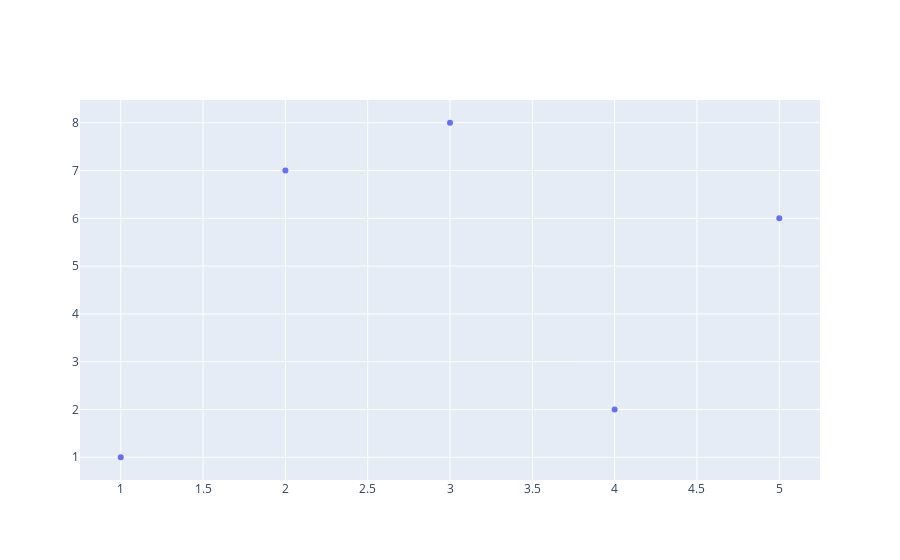

Source (notebook cell):
### Code cell
# using graph objects
fig=go.Figure()
fig.add_trace(go.Scatter(x=[1,2,3,4,5],y=[1,7,8,2,6],mode='markers'))
fig.show()

### Figure 1 — Plotly figure (JSON) as saved in the notebook; plotly's stock layout.template omitted (floating-point values rounded to 4 significant figures)
{"data": [{"mode": "markers", "type": "scatter", "x": [1, 2, 3, 4, 5], "y": [1, 7, 8, 2, 6]}], "layout": {}}
